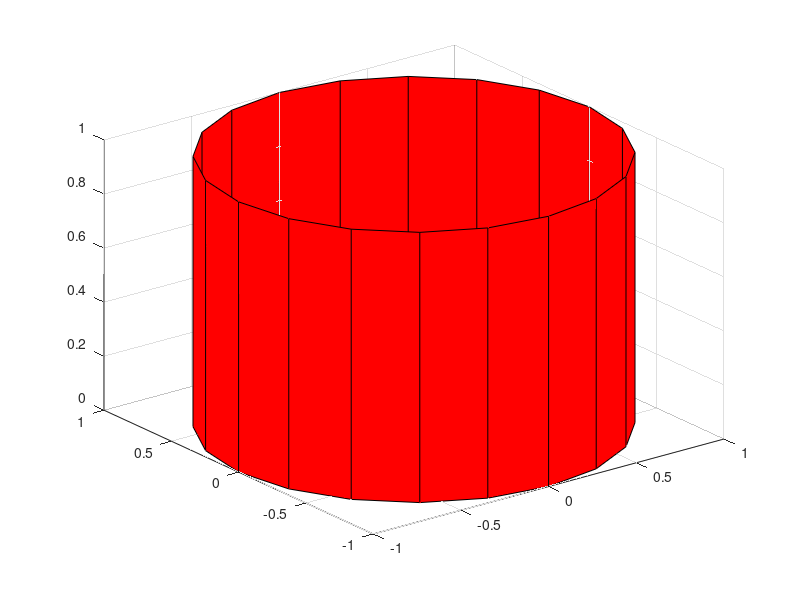

MATLAB code to generate this figure: (Note: this script raises an error after producing the figure.)
% Make the hgtransform and the surface; parent the surface to the hgtransform
[x,y,z] = cylinder(1);
h = hgtransform;
surf(x,y,z, 'Parent', h, 'FaceColor', 'r');
view(3)
% Make it taller
% Tip it over and make it taller
set(h, 'Matrix', makehgtform('xrotate', 1, 'scale', [1 1 1],'translate',1,1,1))
% ax = axes('XLim',[-1.5 1.5],'YLim',[-1.5 1.5],'ZLim',[-1.5 1.5]);
% view(3)
% grid on
% 
% [x,y,z] = cylinder([.2 0]);
% h(1) = surface(x,y,z,'FaceColor','red');
% h(2) = surface(x,y,-z,'FaceColor','green');
% h(3) = surface(z,x,y,'FaceColor','blue');
% h(4) = surface(-z,x,y,'FaceColor','cyan');
% h(5) = surface(y,z,x,'FaceColor','magenta');
% h(6) = surface(y,-z,x,'FaceColor','yellow');
% 
% t = hgtransform('Parent',ax);
% set(h,'Parent',t)
% 
% Rz = eye(4);
% Sxy = Rz;
% 
% for r = 1:.1:2*pi
%     % Z-axis rotation matrix
%     Rz = makehgtform('zrotate',r);
%     % Scaling matrix
%     Sxy = makehgtform('scale',r/4);
%     % Concatenate the transforms and
%     % set the transform Matrix property
%     set(t,'Matrix',Rz*Sxy)
%     drawnow
% end